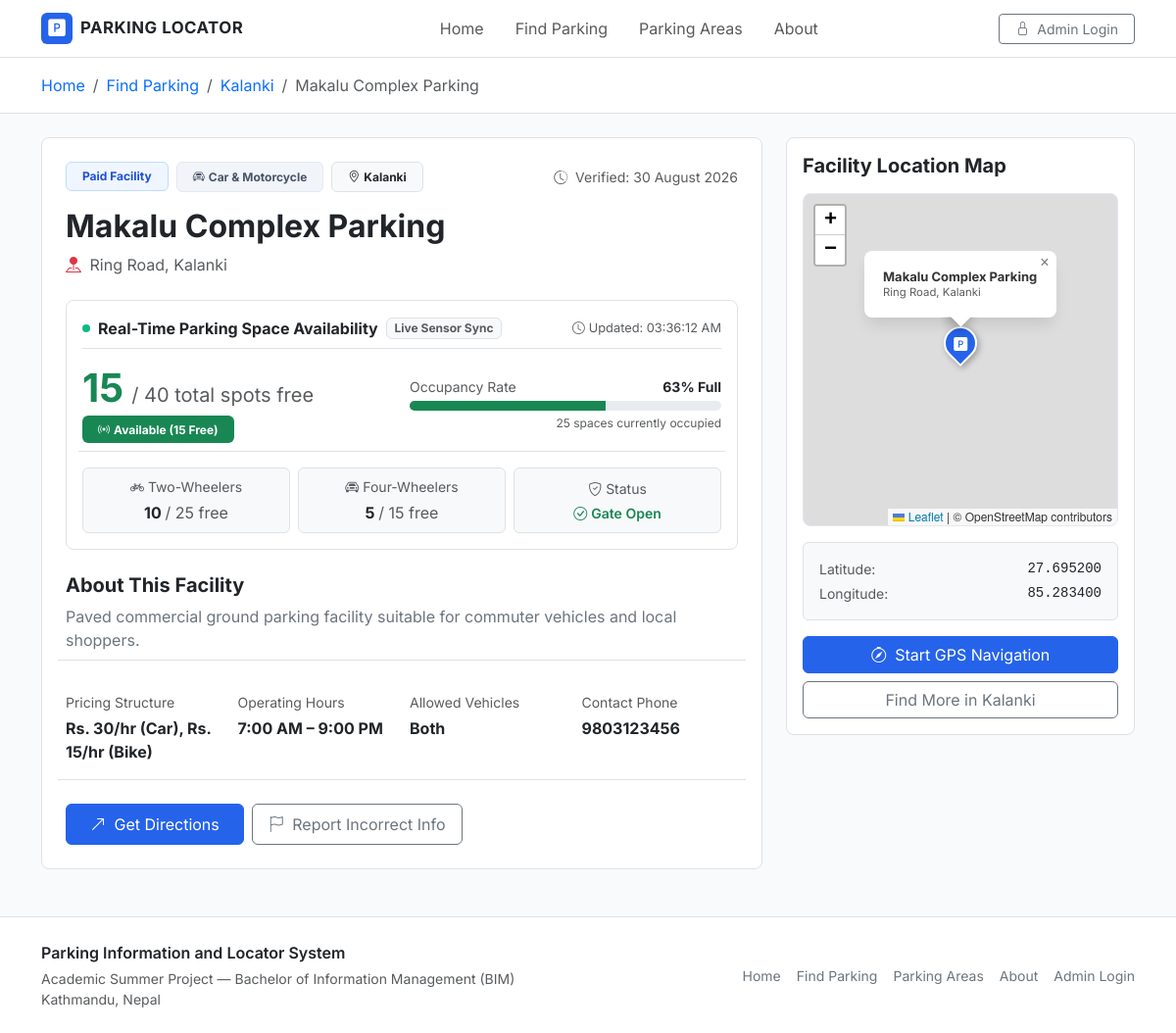
The app's page /parking-details.php?id=10 with its own data.
### tables this page shows
CREATE TABLE IF NOT EXISTS `parking_facilities` (
  `id` int(11) NOT NULL AUTO_INCREMENT,
  `name` varchar(150) NOT NULL,
  `address` varchar(255) NOT NULL,
  `area` varchar(100) NOT NULL,
  `latitude` decimal(10,8) NOT NULL,
  `longitude` decimal(11,8) NOT NULL,
  `payment_type` enum('free','paid') NOT NULL DEFAULT 'paid',
  `parking_fee` varchar(100) DEFAULT NULL,
  `vehicle_type` enum('car','motorcycle','both') NOT NULL DEFAULT 'both',
  `total_capacity` int(11) NOT NULL DEFAULT 50,
  `available_spaces` int(11) NOT NULL DEFAULT 20,
  `capacity_bike` int(11) NOT NULL DEFAULT 30,
  `available_bike` int(11) NOT NULL DEFAULT 12,
  `capacity_car` int(11) NOT NULL DEFAULT 20,
  `available_car` int(11) NOT NULL DEFAULT 8,
  `opening_time` time DEFAULT '07:00:00',
  `closing_time` time DEFAULT '21:00:00',
  `contact` varchar(50) DEFAULT NULL,
  `description` text DEFAULT NULL,
  `image` varchar(255) DEFAULT NULL,
  `status` enum('active','inactive') NOT NULL DEFAULT 'active',
  `last_verified` date NOT NULL,
  `last_spaces_update` datetime DEFAULT CURRENT_TIMESTAMP ON UPDATE CURRENT_TIMESTAMP,
  `created_at` datetime DEFAULT CURRENT_TIMESTAMP,
  `updated_at` datetime DEFAULT CURRENT_TIMESTAMP ON UPDATE CURRENT_TIMESTAMP,
  PRIMARY KEY (`id`),
  KEY `idx_area` (`area`),
  KEY `idx_payment` (`payment_type`),
  KEY `idx_status` (`status`)
);

### parking-details.php (the view, shortened to what the rows shown need)
<?php
require_once __DIR__ . '/includes/functions.php';
$id = isset($_GET['id']) ? (int)$_GET['id'] : 0;
$facility = getParkingById($id);
    ?>
    <?php
$directionsUrl = "https://www.google.com/maps/dir/?api=1&destination=" . $facility['latitude'] . "," . $facility['longitude'];
require_once __DIR__ . '/includes/header.php';
?>
<div class="bg-white border-bottom py-3">
    <div class="container">
        <nav aria-label="breadcrumb">
            <ol class="breadcrumb mb-0 small">
                <li class="breadcrumb-item"><a href="<?php echo $baseUrl; ?>/index.php" class="text-decoration-none">Home</a></li>
                <li class="breadcrumb-item"><a href="<?php echo $baseUrl; ?>/find-parking.php" class="text-decoration-none">Find Parking</a></li>
                <li class="breadcrumb-item"><a href="<?php echo $baseUrl; ?>/find-parking.php?area=<?php echo urlencode($facility['area']); ?>" class="text-decoration-none"><?php echo htmlspecialchars($facility['area']); ?></a></li>
                <li class="breadcrumb-item active text-truncate" aria-current="page" style="max-width: 250px;"><?php echo htmlspecialchars($facility['name']); ?></li>
            </ol>
        </nav>
    </div>
</div>
<div class="container py-4 flex-grow-1">
    <div class="row g-4">
        <div class="col-lg-8">
            <div class="card border rounded-3 bg-white p-4 p-md-4 mb-4">
                <div class="d-flex flex-wrap align-items-center justify-content-between gap-2 mb-3">
                    <div class="d-flex flex-wrap gap-2 align-items-center">
                        <?php if ($facility['payment_type'] === 'free'): ?>
                            <span class="badge badge-payment-free px-3 py-2 fs-7">Free Parking</span>
                        <?php else: ?>
                            <span class="badge badge-payment-paid px-3 py-2 fs-7">Paid Facility</span>
                        <?php endif; ?>
                        <?php if ($facility['vehicle_type'] === 'car'): ?>
                            <span class="badge badge-vehicle px-3 py-2 fs-7"><i class="bi bi-car-front me-1"></i>Car Only</span>
                        <?php elseif ($facility['vehicle_type'] === 'motorcycle'): ?>
                            <span class="badge badge-vehicle px-3 py-2 fs-7"><i class="bi bi-bicycle me-1"></i>Motorcycle / Scooter</span>
                        <?php else: ?>
                            <span class="badge badge-vehicle px-3 py-2 fs-7"><i class="bi bi-car-front me-1"></i>Car &amp; Motorcycle</span>
                        <?php endif; ?>
                        <span class="badge bg-light text-dark border px-3 py-2 fs-7">
                            <i class="bi bi-geo-alt me-1"></i><?php echo htmlspecialchars($facility['area']); ?>
                        </span>
                    </div>
                    <div class="text-muted small">
                        <i class="bi bi-clock-history me-1"></i> Verified: <?php echo formatDate($facility['last_verified']); ?>
                    </div>
                </div>
                <h2 class="fw-bold text-dark mb-2"><?php echo htmlspecialchars($facility['name']); ?></h2>
                <p class="text-muted mb-4 fs-6">
                    <i class="bi bi-pin-map-fill text-danger me-1"></i> <?php echo htmlspecialchars($facility['address']); ?>
                </p>
                <?php
                    $liveData = formatRealtimeSpacesData($facility);
                ?>
                <div class="card border rounded-3 p-3 mb-4 live-space-box bg-white shadow-xs" id="detail-live-card" data-facility-id="<?php echo $facility['id']; ?>">
                    <div class="d-flex flex-wrap justify-content-between align-items-center mb-3 pb-2 border-bottom">
                    </div>
                    <div class="row g-3 align-items-center mb-3">
                        <div class="col-md-6">
                            <div class="d-flex align-items-baseline gap-2">
                                <span class="display-6 fw-bold <?php echo $liveData['text_color']; ?>" id="detail-avail-count">
                                    <?php echo $liveData['available_spaces']; ?>
                                </span>
                                <span class="fs-5 text-muted">/ <?php echo $liveData['total_capacity']; ?> total spots free</span>
                            </div>
                        </div>
                        <div class="col-md-6">
                            <div class="d-flex justify-content-between small text-muted mb-1">
                                <span>Occupancy Rate</span>
                                <span class="fw-bold text-dark" id="detail-occupancy-pct"><?php echo $liveData['occupancy_percent']; ?>% Full</span>
                            </div>
                            <div class="progress" style="height: 10px;">
                                <div class="progress-bar <?php echo ($liveData['status_level'] === 'full' ? 'bg-danger' : ($liveData['status_level'] === 'limited' ? 'bg-warning' : 'bg-success')); ?>"
                                     id="detail-occupancy-bar"
                                     role="progressbar"
                                     style="width: <?php echo $liveData['occupancy_percent']; ?>%;"
                                     aria-valuenow="<?php echo $liveData['occupancy_percent']; ?>" aria-valuemin="0" aria-valuemax="100">
                                </div>
                            </div>
                            <div class="text-muted small mt-1 text-end" style="font-size: 0.75rem;">
                                <?php echo $liveData['occupied_spaces']; ?> spaces currently occupied
                            </div>
                        </div>
                    </div>
                    <div class="row g-2 pt-2 border-top text-center">
                        <div class="col-6 col-md-4">
                            <div class="p-2 rounded bg-light border">
                                <div class="text-muted small mb-1"><i class="bi bi-bicycle me-1"></i>Two-Wheelers</div>
                                <div class="fw-bold fs-6 text-dark" id="detail-bike-count">
                                    <?php echo $liveData['available_bike']; ?> <span class="text-muted fw-normal fs-7">/ <?php echo $liveData['capacity_bike']; ?> free</span>
                                </div>
                            </div>
                        </div>
                        <div class="col-6 col-md-4">
                            <div class="p-2 rounded bg-light border">
                                <div class="text-muted small mb-1"><i class="bi bi-car-front me-1"></i>Four-Wheelers</div>
                                <div class="fw-bold fs-6 text-dark" id="detail-car-count">
                                    <?php echo $liveData['available_car']; ?> <span class="text-muted fw-normal fs-7">/ <?php echo $liveData['capacity_car']; ?> free</span>
                                </div>
                            </div>
                        </div>
                    </div>
                </div>
                <div class="mb-4">
                    <h5 class="fw-bold text-dark mb-2">About This Facility</h5>
                    <p class="text-secondary leading-relaxed mb-0">
                        <?php echo !empty($facility['description']) ? nl2br(htmlspecialchars($facility['description'])) : 'No additional descriptive details have been registered for this parking facility yet.'; ?>
                    </p>
                </div>
                <div class="row g-3 py-3 border-top border-bottom mb-4">
                    <div class="col-sm-6 col-md-3">
                        <div class="text-muted small mb-1">Pricing Structure</div>
                        <div class="fw-bold text-dark">
                            <?php echo !empty($facility['parking_fee']) ? htmlspecialchars($facility['parking_fee']) : ($facility['payment_type'] === 'free' ? 'Free of charge' : 'Standard local rate'); ?>
                        </div>
                    </div>
                    <div class="col-sm-6 col-md-3">
                        <div class="text-muted small mb-1">Operating Hours</div>
                        <div class="fw-bold text-dark">
                            <?php echo formatTime($facility['opening_time']); ?> – <?php echo formatTime($facility['closing_time']); ?>
                        </div>
                    </div>
                    <div class="col-sm-6 col-md-3">
                        <div class="text-muted small mb-1">Allowed Vehicles</div>
                        <div class="fw-bold text-dark text-capitalize">
                            <?php echo htmlspecialchars($facility['vehicle_type']); ?>
                        </div>
                    </div>
                    <div class="col-sm-6 col-md-3">
                        <div class="text-muted small mb-1">Contact Phone</div>
                        <div class="fw-bold text-dark">
                            <?php echo !empty($facility['contact']) ? htmlspecialchars($facility['contact']) : 'Not listed'; ?>
                        </div>
                    </div>
                </div>
                <div class="d-flex flex-wrap gap-2">
                    <a href="<?php echo $directionsUrl; ?>" target="_blank" rel="noopener noreferrer" class="btn btn-primary px-4 py-2" id="get-directions-btn">
                    </a>
                    <a href="<?php echo $baseUrl; ?>/report.php?parking_id=<?php echo $facility['id']; ?>" class="btn btn-outline-secondary px-3 py-2" id="report-issue-btn">
                    </a>
                </div>
            </div>
        </div>
        <div class="col-lg-4">
            <div class="card border rounded-3 bg-white p-3 mb-4 sticky-top" style="top: 80px;">
                <h5 class="fw-bold text-dark mb-3">Facility Location Map</h5>
                <div id="detail-map" class="detail-map-container mb-3"></div>
                <div class="p-3 bg-light rounded-2 border mb-3 small text-muted">
                    <div class="d-flex justify-content-between mb-1">
                        <span>Latitude:</span>
                        <span class="font-monospace text-dark"><?php echo number_format($facility['latitude'], 6); ?></span>
                    </div>
                    <div class="d-flex justify-content-between">
                        <span>Longitude:</span>
                        <span class="font-monospace text-dark"><?php echo number_format($facility['longitude'], 6); ?></span>
                    </div>
                </div>
                <a href="<?php echo $directionsUrl; ?>" target="_blank" rel="noopener noreferrer" class="btn btn-primary w-100 mb-2">
                    <i class="bi bi-compass me-1"></i> Start GPS Navigation
                </a>
                <a href="<?php echo $baseUrl; ?>/find-parking.php?destination=<?php echo urlencode($facility['area']); ?>" class="btn btn-outline-secondary w-100">
                    Find More in <?php echo htmlspecialchars($facility['area']); ?>
                </a>
            </div>
        </div>
    </div>
</div>
<?php
require_once __DIR__ . '/includes/footer.php';
?>

### records on screen
parking_facilities: area "Kalanki", name "Makalu Complex Parking", last_verified "30 August 2026", address "Ring Road, Kalanki", available_spaces "15", total_capacity "40", capacity_bike "25", available_bike "10", available_car "5", capacity_car "15", description "Paved commercial ground parking facility suitable for commuter vehicles and local shoppers.", parking_fee "Rs. 30/hr (Car), Rs. 15/hr (Bike)", opening_time "7:00 AM", closing_time "9:00 PM", vehicle_type "Both", contact "9803123456", latitude "27.695200", longitude "85.283400"

### other values on screen
date('h:i:s A', strtotime($liveData['last_updated'])) "03:36:12 AM"
$liveData['status_text'] "Available (15 Free)"
$liveData['occupancy_percent'] "63"
